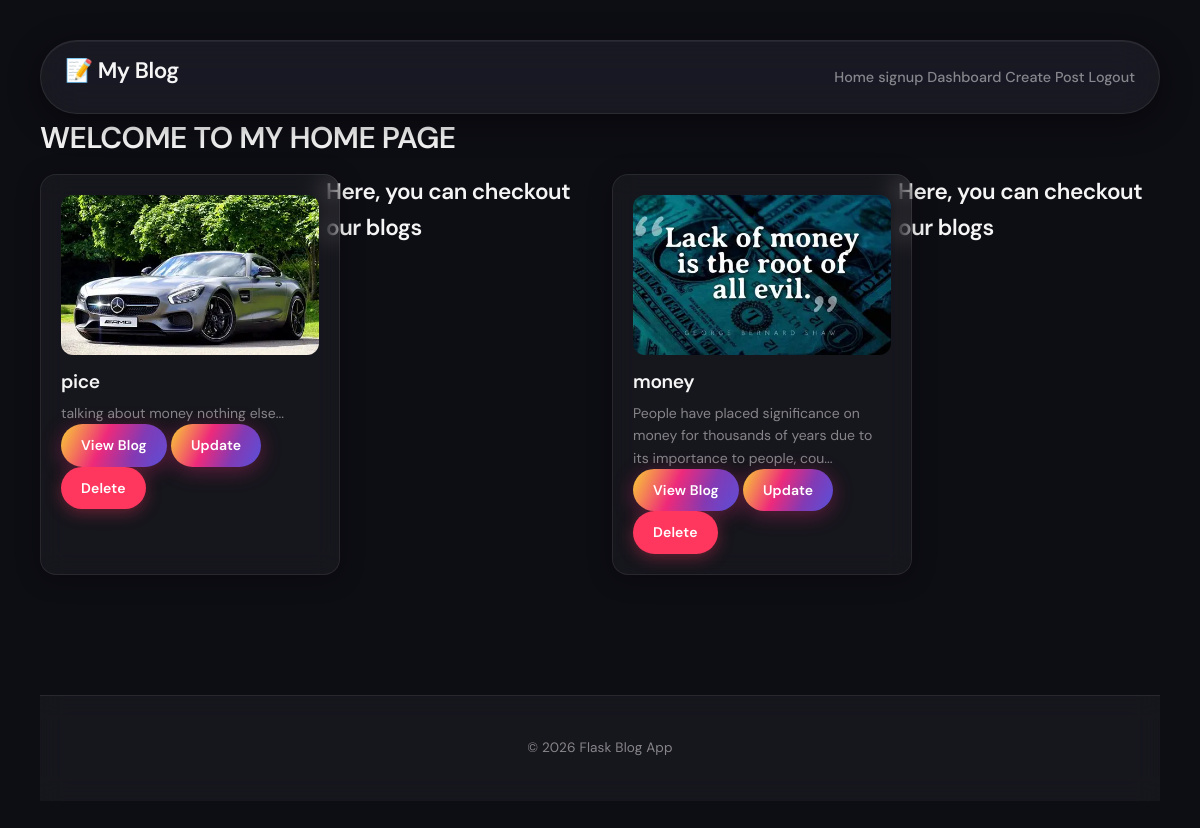
/ (signed in), run on an earlier commit of the app's database.
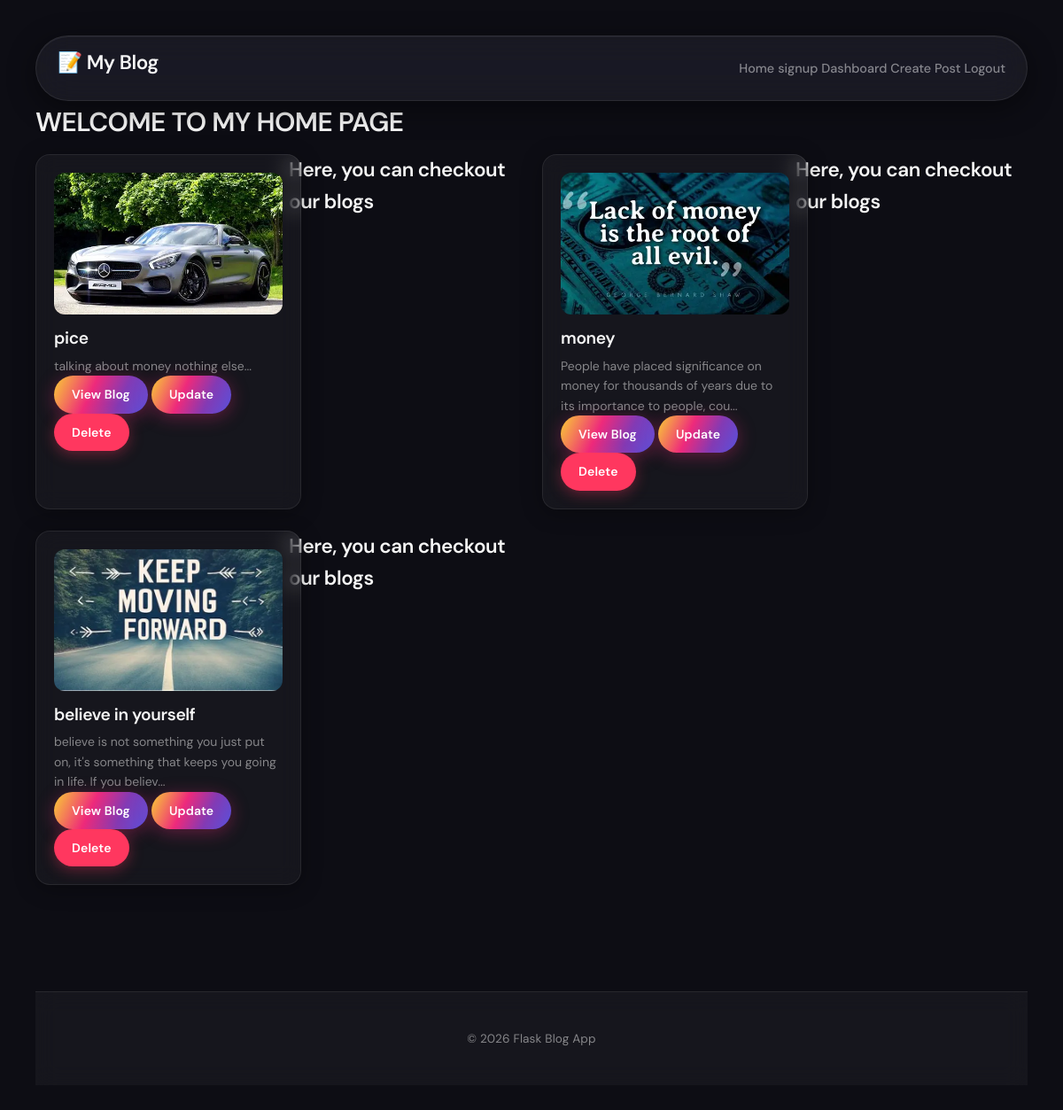
And on a later commit of the database.
### app.py (models this page shows, shortened)
class Blog(db.Model):
    _id = db.Column(db.Integer, primary_key=True)
    title = db.Column(db.String(100), unique=True, nullable=False)
    content = db.Column(db.Text, nullable=False)
    image = db.Column(db.String(200), nullable=True)
    date_posted = db.Column(db.DateTime, nullable=False, default=datetime.utcnow)
    user_id = db.Column(db.Integer, db.ForeignKey('user.id'), nullable=False)

### app.py (the view)
@app.route('/')
@login_required
def home_page():
    return render_template('home.html', blogs=current_user.blogs)

### app.py (called while the page is built)
@login_manager.user_loader
def load_user(user_id):
    return db.session.get(User, int(user_id))

### templates/home.html (shortened to what this page needs)
{% extends 'base.html' %}
{% block content %}
<h1>WELCOME TO MY HOME PAGE</h1>
<div class="grid">
{% for blog in blogs %}
    <div class="card">
        {% if blog.image %}
        <img src="{{ url_for('static', filename='uploads/' + blog.image) }}"
             alt="{{ blog.title }}">
        {% endif %}
        <h2>{{ blog.title }}</h2>
        <p>
            {{ blog.content[:100] }}...
        </p>
        <a href="{{ url_for('viewblog', title=blog.title) }}" class="btn">
            View Blog
        </a>
        <a href="{{ url_for('updateblog', id=blog._id) }}" class="btn">
            Update
        </a>
        <a href="{{ url_for('deleteuser', id=blog._id) }}"
           class="btn delete-btn"
           onclick="return confirm('Delete this blog?')">
            Delete
        </a>
    </div>
     <h2>Here, you can checkout our blogs</h2>
{% endfor %}
</div>
{% endblock %}

What changed in the data, as far as the page shows it:
added Blog: image (picture), title "believe in yourself", content "believe is not something you just put on, it's something that keeps you going in life. If you believ"
